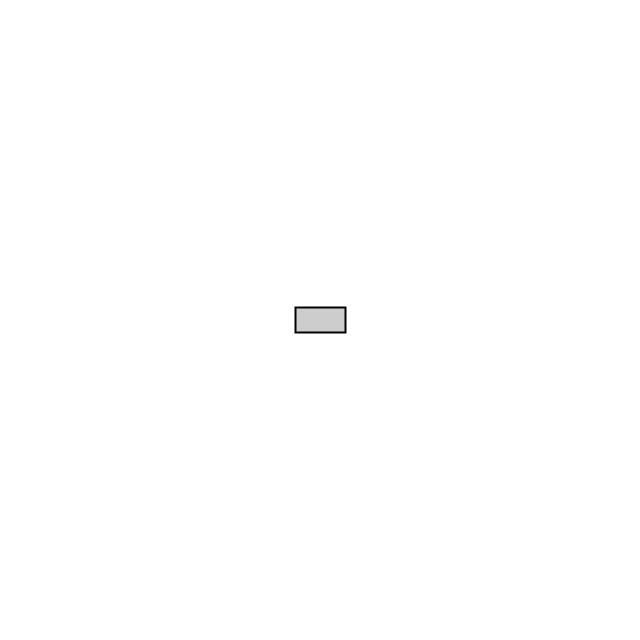
Frame 1 (no input)
Frame 60 (the mouse pressed at the canvas centre just before this capture): identical to frame 1, image omitted
Frame 120 (the mouse held since frame 60 and released just before this capture): identical to frame 1, image omitted

The Processing sketch that drew this single still picture (run headless with seeded random() and noise(); from frame 60 on, the mouse is pressed at the canvas centre):

// Processing sketch: E3_3Cahangel
// ── E3_3Cahangel.pde
class Car{
  
  PVector loc, vel, acc;
  float angle = 0;
  
  Car(){
    loc = new PVector(width/2, height/2);
    vel = new PVector(0, 0);
    acc = new PVector(0, 0);
  }
  
  void display(){
    angle = vel.heading();
    pushMatrix();
      translate(loc.x, loc.y);
      fill(0, 50);
      stroke(0);
      strokeWeight(2);
      rotate(angle);
      rectMode(CENTER);
      rect(0, 0, 50, 25);
    popMatrix();
  }
  
  void update(){
    vel.add(acc);
    loc.add(vel);
    acc.mult(0);
    
  }
  
  void checkEdges(){
    if (loc.x < 0){
      loc.x = 0;
      vel.x = vel.x * -1;
    }else if( loc.x > width){
      loc.x = width;
      vel.x = vel.x * -1;
    }
    
    if (loc.y < 0){
      loc.y = 0;
      vel.y = vel.y * -1;
    } else if( loc.y > height){
      loc.y = height;
      vel.y = vel.y * -1;
    }
  }
  
}

Car car;

void setup(){
  size(640, 640);
  background(255);
  car = new Car();
}

void draw(){
  background(255);
  car.update();
  car.display();
  car.checkEdges();
  if(keyPressed){
    if (key == 'w'){
      car.acc.y = -.5;
    }
    if(key == 's'){
      car.acc.y = .5;
    }
    if(key == 'a'){
      car.acc.x = -.5;
    }
    if(key == 'd'){
      car.acc.x = .5;
    }
  }
}


  
  
    
